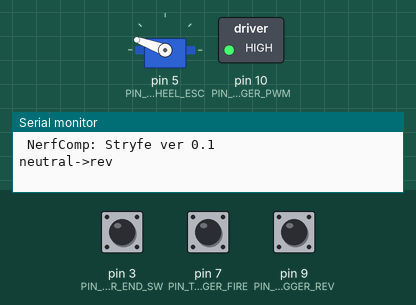
Bench run of a sketch on a simulated Arduino Uno, built with avr-gcc and run on an emulated ATmega328P. Parts: servo, switched loads named in the sketch (green lamp = pin HIGH), the last lines printed to the serial monitor. The test bench sets the inputs (shaded band); at power-on: pin 9 (PIN_TRIGGER_REV) HIGH, pin 7 (PIN_TRIGGER_FIRE) HIGH, pin 3 (PIN_PLUNGER_END_SW) HIGH.

Above: at 1.2 s.
1.3 s: pin 9 (PIN_TRIGGER_REV) pulled LOW for 3.2 s
At 2.5 s:
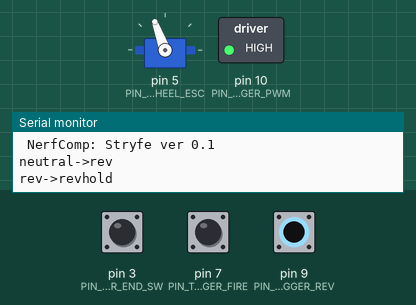
6.0 s: pin 7 (PIN_TRIGGER_FIRE) pulled LOW for 0.15 s
At 6.6 s:
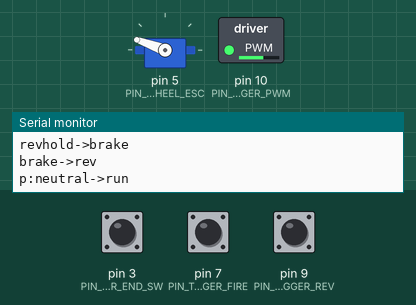
7.6 s: pin 3 (PIN_PLUNGER_END_SW) pulled LOW for 0.15 s
At 9.3 s:
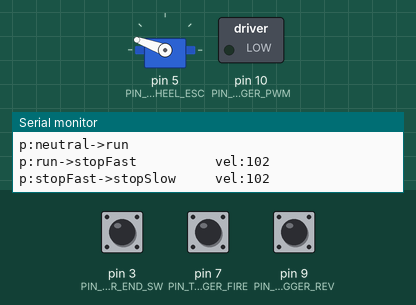
9.6 s: pin 9 (PIN_TRIGGER_REV) pulled LOW for 0.15 s
At 9.68 s:
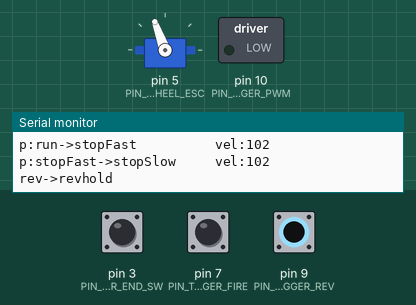
11.2 s: pin 9 (PIN_TRIGGER_REV) pulled LOW for 3.2 s
At 14.1 s:
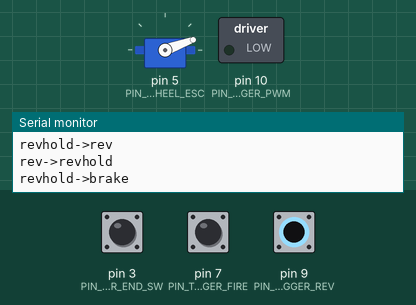
15.9 s: pin 3 (PIN_PLUNGER_END_SW) pulled LOW for 1 s
At 17.2 s:
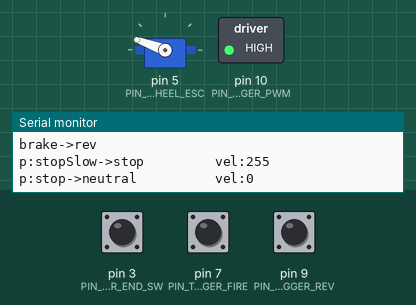
Timing chart, 0 to 18.9 s (numbered marks = the images above; inputs shaded):
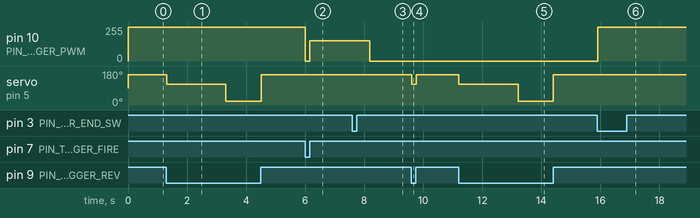

The sketch:

Blaster_Stryfe_WorkerAuto.ino
```cpp
// NerfComp control code for Stryfe Solenoid
#include <Arduino.h>
#include <Wire.h>
#include <Servo.h>

// global variables for main system status
#define HEARTBEAT_UPDATE_PERIOD           10
//#define HEARTBEAT_PRINT_PERIOD          250
#define HEARTBEAT_PRINT_PERIOD            50
unsigned long heartbeatUpdateTime = 0;
unsigned long heartbeatPrintTime = 0;

// flywheel globals
#define PIN_FLYWHEEL_ESC                  5
#define PIN_TRIGGER_REV                   9
#define PIN_TRIGGER_FIRE                  7
#define PIN_PLUNGER_PWM                   10
#define PIN_PLUNGER_END_SW                3

#define FLYWHEEL_MOTOR_ESC_NEUTRAL        90
#define FLYWHEEL_MOTOR_ESC_PRE_RUN_FULL   96
#define FLYWHEEL_MOTOR_ESC_REV            160
#define FLYWHEEL_MOTOR_ESC_REV_HOLD       110
#define FLYWHEEL_MOTOR_ESC_BRAKE          20

#define FLYWHEEL_STATE_STARTUP_DELAY      0
#define FLYWHEEL_STATE_NEUTRAL            1
#define FLYWHEEL_STATE_REV                2
#define FLYWHEEL_STATE_REV_HOLD           3
#define FLYWHEEL_STATE_BRAKE              4

#define FLYWHEEL_STATE_STARTUP_DELAY_TIME 3000
#define FLYWHEEL_STATE_REV_HOLD_TIME      2000
#define FLYWHEEL_STATE_BRAKE_TIME         2000

Servo servoESC;
int flywheelState = FLYWHEEL_STATE_NEUTRAL;


// plunger globals
#define PLUNGER_STATE_STARTUP_DELAY       0
#define PLUNGER_STATE_NEUTRAL             1
#define PLUNGER_STATE_RUN_AUTO            2
#define PLUNGER_STATE_BEGIN_STOP          3
#define PLUNGER_STATE_RUN_TIMED           4
#define PLUNGER_STATE_RUN_SLOW            5
#define PLUNGER_STATE_RUN_TO_STOP         6
#define PLUNGER_STATE_STOP_SLOW           7
#define PLUNGER_STATE_STOP_FAST           8
#define PLUNGER_STATE_RUN_ONE             9
#define PLUNGER_STATE_STOP                10

int plungerState = PLUNGER_STATE_NEUTRAL;

#define PLUNGER_STATE_STARTUP_DELAY_TIME  FLYWHEEL_STATE_STARTUP_DELAY_TIME
#define PLUNGER_STATE_RUN_TIME_MAX        1000
#define PLUNGER_STATE_OFF_TIME            100

#define PLUNGER_PWM_BRAKE                 0
#define PLUNGER_PWM_OFF                   PLUNGER_PWM_BRAKE
#define PLUNGER_PWM_RUN_TIME              100
#define PLUNGER_PWM_RUN_TIME_AUTO         100

#define PWM_PERCENT(val)                  (((val) * 255) / 100)
#define PLUNGER_PWM_RUN_PERCENTAGE        100
#define PLUNGER_PWM_RUN                   PWM_PERCENT(PLUNGER_PWM_RUN_PERCENTAGE)
#define PLUNGER_PWM_RUN_SLOW_PERCENTAGE   40
#define PLUNGER_PWM_RUN_SLOW              PWM_PERCENT(PLUNGER_PWM_RUN_SLOW_PERCENTAGE)

#define SHOTCOUNTER_MAX                   2


#define LOOP_TIME                         5

#define PLUNGER_PWM_MAX                   255
#define PLUNGER_VEL_MAX                   255
#define PLUNGER_VEL_STEP_UP               ((int)((6 * LOOP_TIME) / 5))
#define PLUNGER_VEL_STEP_DOWN             ((int)((3 * LOOP_TIME) / 5))
//#define PLUNGER_VEL_STOP_THRESHOLD        PWM_PERCENT(60)
#define PLUNGER_VEL_STOP_THRESHOLD        PWM_PERCENT(150)
#define PLUNGER_VEL_ITERM                 ((int)((3 * LOOP_TIME) / 5))
int plungerVel = 0;

boolean switchTriggerRevRead() {return digitalRead(PIN_TRIGGER_REV); }
boolean switchTriggerFireRead() {return !digitalRead(PIN_TRIGGER_FIRE); }
boolean switchPlungerEndRead() {return !digitalRead(PIN_PLUNGER_END_SW); }

void plungerPWMSet(int val) {
  analogWrite(PIN_PLUNGER_PWM, (255 - val));
}


long flywheelStateTimer = 0;
long plungerStateTimer = 0;

void setup() {
  // Setup the pins for internal sensing
  pinMode(PIN_TRIGGER_REV, INPUT_PULLUP);
  pinMode(PIN_TRIGGER_FIRE, INPUT_PULLUP);
  pinMode(PIN_PLUNGER_END_SW, INPUT_PULLUP);
  pinMode(PIN_PLUNGER_PWM, OUTPUT);
  plungerPWMSet(0);

  // init the servo
  servoESC.attach(PIN_FLYWHEEL_ESC); // attaches the servo on pin 9 to the servo object
  servoESC.write(FLYWHEEL_MOTOR_ESC_NEUTRAL);


  // init the serial port for debugging output
  Serial.begin(115200);
  Serial.println(F(" NerfComp: Stryfe ver 0.1"));
  //Serial.print(F("   Free RAM:")); Serial.print(freeRam()); Serial.println(F(" bytes"));

  // reset the heartbeat time to avoid a bunch of initial updates
  heartbeatUpdateTime = millis();
  heartbeatPrintTime = heartbeatUpdateTime;
  flywheelStateTimer = heartbeatUpdateTime + FLYWHEEL_STATE_STARTUP_DELAY_TIME;
  plungerStateTimer = heartbeatUpdateTime + PLUNGER_STATE_STARTUP_DELAY_TIME;
    //delay(4000);
}


//////// Loop ////////
boolean sp = true;
boolean triggerFireOld = false;
boolean triggerRevOld = false;
boolean plungerEndSwitchOld = false;
int shotCounter = 0;
int stopSlowITermPWM = 0;

void loop() {
  long currentTime = millis();

  // run the heartbeat routines
  boolean p = false;
  if (currentTime > heartbeatUpdateTime) {
    heartbeatUpdateTime += HEARTBEAT_UPDATE_PERIOD;
    if (currentTime > heartbeatPrintTime) {
      heartbeatPrintTime += HEARTBEAT_PRINT_PERIOD;
      p = true;
    }
    //p = false;
    //if (p) {Serial.print("hb ");}

    // print diagnostic switch status on serial port
    //if (p) {Serial.print(" trigRev="); Serial.print(switchTriggerRevRead());}
    //if (p) {Serial.print(" trigFire="); Serial.print(switchTriggerFireRead());}
    //if (p) {Serial.print(F(" jam=")); Serial.print(jamDoorRead());}
    //if (p) {Serial.println("");}
  }

  // the Stryfe solenoid is a fully-auto blaster.
  // when the rev trigger is pulled, rev the flywheel.
  // brake for a while when the rev is off, then switch to neutral
  int ESCPos;
  boolean triggerRev = switchTriggerRevRead();
  boolean triggerRevEdge = (triggerRev && !triggerRevOld);

  // For testing plunger FSM
  //triggerRev = false;

  switch (flywheelState) {
    case FLYWHEEL_STATE_STARTUP_DELAY: {
      if (currentTime > flywheelStateTimer) {
        flywheelState = FLYWHEEL_STATE_NEUTRAL;
        Serial.println("startup->neutral");
      }
      ESCPos = FLYWHEEL_MOTOR_ESC_NEUTRAL;
      break;
    }
    case FLYWHEEL_STATE_NEUTRAL: {
      if (triggerRev) {
        flywheelState = FLYWHEEL_STATE_REV;
        Serial.println("neutral->rev");
      }
      ESCPos = FLYWHEEL_MOTOR_ESC_NEUTRAL;
      break;
    }
    case FLYWHEEL_STATE_REV: {
      if (!triggerRev) {
        flywheelState = FLYWHEEL_STATE_REV_HOLD;
        flywheelStateTimer = currentTime + FLYWHEEL_STATE_REV_HOLD_TIME;
        Serial.println("rev->revhold");
      }
      ESCPos = FLYWHEEL_MOTOR_ESC_REV;
      break;
    }
    case FLYWHEEL_STATE_REV_HOLD: {
      if (triggerRev) {
        flywheelState = FLYWHEEL_STATE_REV;
        Serial.println("revhold->rev");
      }
      if (currentTime > flywheelStateTimer) {
        flywheelStateTimer = currentTime + FLYWHEEL_STATE_BRAKE_TIME;
        flywheelState = FLYWHEEL_STATE_BRAKE;
        Serial.println("revhold->brake");
      }
      ESCPos = FLYWHEEL_MOTOR_ESC_REV_HOLD;
      break;
    }
    case FLYWHEEL_STATE_BRAKE: {
      if (triggerRev) {
        flywheelState = FLYWHEEL_STATE_REV;
        Serial.println("brake->rev");
      }
      if (currentTime > flywheelStateTimer) {
        flywheelState = FLYWHEEL_STATE_NEUTRAL;
        Serial.println("brake->neutral");
      }
      ESCPos = FLYWHEEL_MOTOR_ESC_BRAKE;
      break;
    }
    default: {
      flywheelState = FLYWHEEL_STATE_NEUTRAL;
      ESCPos = FLYWHEEL_MOTOR_ESC_NEUTRAL;
      break;
    }
  }
  servoESC.write(ESCPos);


  int plungerPWM = PLUNGER_PWM_OFF;

  boolean triggerFire = switchTriggerFireRead();
  boolean triggerFireEdge = (triggerFire && !triggerFireOld);

  boolean plungerEndSwitch = switchPlungerEndRead();
  boolean plungerEndSwitchEdge = (plungerEndSwitch && !plungerEndSwitchOld);


  // if (triggerFireEdge) {
  //   if (shotCounter < SHOTCOUNTER_MAX) {
  //     shotCounter++;
  //   }
  // }

  switch (plungerState) {
    case PLUNGER_STATE_STARTUP_DELAY: {
      if (currentTime > plungerStateTimer) {
        plungerState = PLUNGER_STATE_NEUTRAL;
        Serial.println("p:startup->neutral");
      }
      plungerPWM = PLUNGER_PWM_OFF;
      break;
    }
    case PLUNGER_STATE_NEUTRAL: {
      plungerPWM = PLUNGER_PWM_OFF;
      stopSlowITermPWM = 0;
      if (triggerFire) {
        plungerStateTimer = currentTime + PLUNGER_PWM_RUN_TIME;
        plungerState = PLUNGER_STATE_RUN_AUTO;
        Serial.println("p:neutral->run");
      }
      break;
    }
    case PLUNGER_STATE_RUN_AUTO: {
      plungerPWM = PLUNGER_PWM_RUN;
      if ((currentTime > plungerStateTimer) && (!triggerFire)) {
        plungerPWM = PLUNGER_PWM_RUN_SLOW;
      }

      if(plungerEndSwitchEdge) {
        // the plunger just snapped back.
        if (triggerFire) {
          plungerStateTimer = currentTime + PLUNGER_PWM_RUN_TIME_AUTO;
          plungerState = PLUNGER_STATE_RUN_AUTO;
          Serial.print("p:run->runAuto           vel:");
          Serial.println(plungerVel, DEC);
        } else {
          // Check if the velocity is slow enough to stop
          if (plungerVel <= PLUNGER_VEL_STOP_THRESHOLD) {
            plungerState = PLUNGER_STATE_STOP;
            Serial.print("p:run->stop              vel:");
            Serial.println(plungerVel, DEC);
          } else {
            plungerState = PLUNGER_STATE_STOP_FAST;
            Serial.print("p:run->stopFast          vel:");
            Serial.println(plungerVel, DEC);
          }
        }
      }
      break;
    }
    case PLUNGER_STATE_STOP_FAST: {
      plungerPWM = PLUNGER_PWM_RUN_SLOW;
      if (!plungerEndSwitch) {
        plungerState = PLUNGER_STATE_STOP_SLOW;
        Serial.print("p:stopFast->stopSlow     vel:");
        Serial.println(plungerVel, DEC);
      }
      break;
    }
    case PLUNGER_STATE_STOP_SLOW: {
      plungerPWM = stopSlowITermPWM;
      stopSlowITermPWM += PLUNGER_VEL_ITERM;
      stopSlowITermPWM = constrain(stopSlowITermPWM, 0, 255);
      if(plungerEndSwitchEdge) {
        plungerState = PLUNGER_STATE_STOP;
        Serial.print("p:stopSlow->stop         vel:");
        Serial.println(plungerVel, DEC);
      }
      break;
    }
    case PLUNGER_STATE_STOP: {
      plungerPWM = 0;
      stopSlowITermPWM = 0;
      if(plungerVel == 0) {
        plungerState = PLUNGER_STATE_NEUTRAL;
        Serial.print("p:stop->neutral          vel:");
        Serial.println(plungerVel, DEC);
        Serial.println("");
      }
      break;
    }
    default: {
      plungerPWM = PLUNGER_PWM_OFF;
      plungerState = PLUNGER_STATE_NEUTRAL;
      break;
    }
  }

  plungerPWMSet(plungerPWM);
  if (plungerPWM > plungerVel) {
    if(PLUNGER_VEL_STEP_UP > 0) {
      plungerVel+= PLUNGER_VEL_STEP_UP;
    } else {
      plungerVel++;
    }
  } else if (plungerPWM < plungerVel) {
    if(PLUNGER_VEL_STEP_DOWN > 0) {
      plungerVel-= PLUNGER_VEL_STEP_DOWN;
    } else {
      plungerVel--;
    }
  }
  plungerVel = constrain(plungerVel, 0, 255);
  // if(p) {
  //   Serial.print("PWM:");
  //   Serial.print(plungerPWM, DEC);
  //   Serial.print(" vel:");
  //   Serial.println(plungerVel, DEC);
  // }

  triggerFireOld = triggerFire;
  plungerEndSwitchOld = plungerEndSwitch;
  delay(LOOP_TIME);
}
```

Measured:
- after the input at 1.3 s, servo on pin 5 (PIN_FLYWHEEL_ESC): 160° → 110° at once, → 20° 2.0 s later, → 160° 1.2 s later
- after the input at 6.0 s, pin 10 (PIN_PLUNGER_PWM): 255/255 → 0/255 at once, → 153/255 0.14 s later
- after the input at 7.6 s, pin 10 (PIN_PLUNGER_PWM): 153/255 → 0/255 after 0.59 s
- after the input at 9.6 s, servo on pin 5 (PIN_FLYWHEEL_ESC): 160° → 110° at once, → 160° 0.15 s later
- after the input at 11.2 s, servo on pin 5 (PIN_FLYWHEEL_ESC): 160° → 110° at once, → 20° 2.0 s later, → 160° 1.2 s later
- after the input at 15.9 s, pin 10 (PIN_PLUNGER_PWM): 0/255 → 255/255 at once
